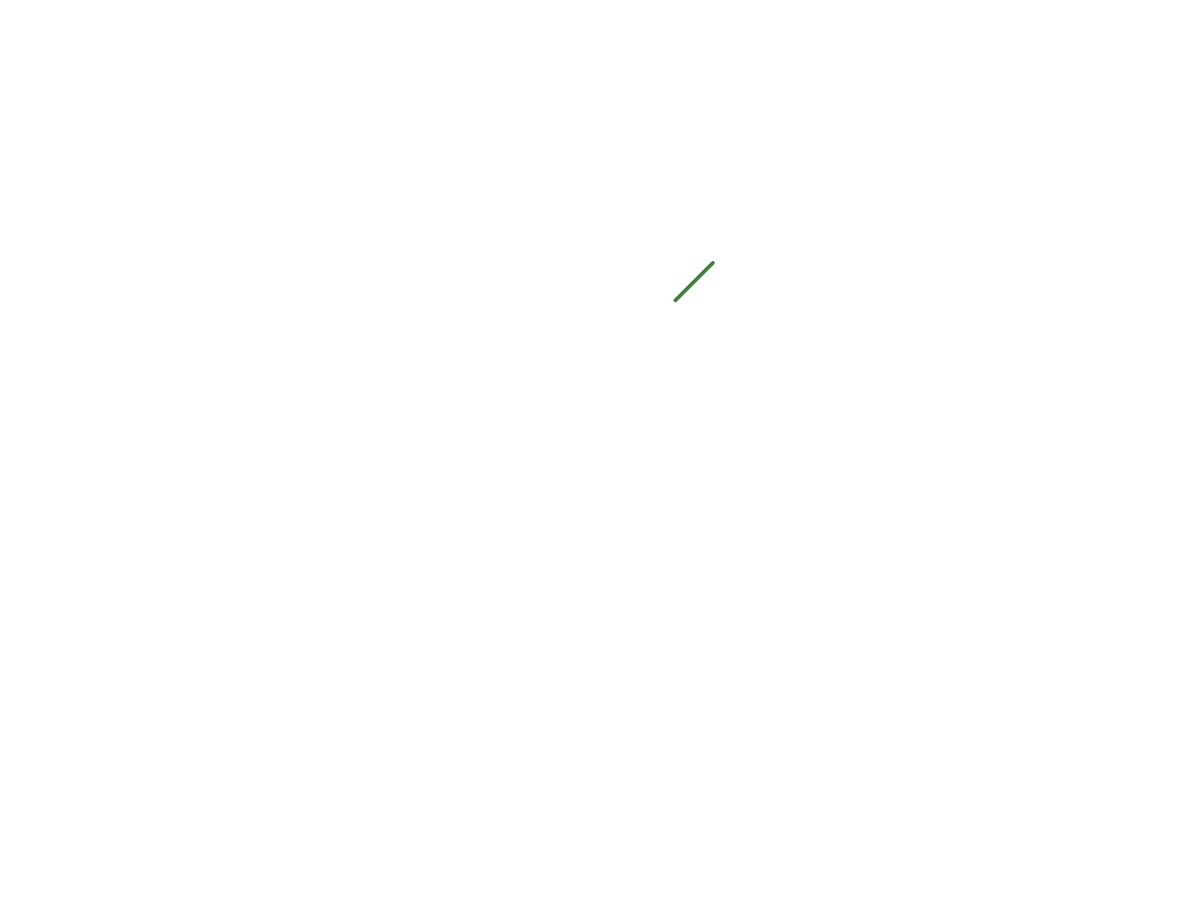
Frame 1 (no input)
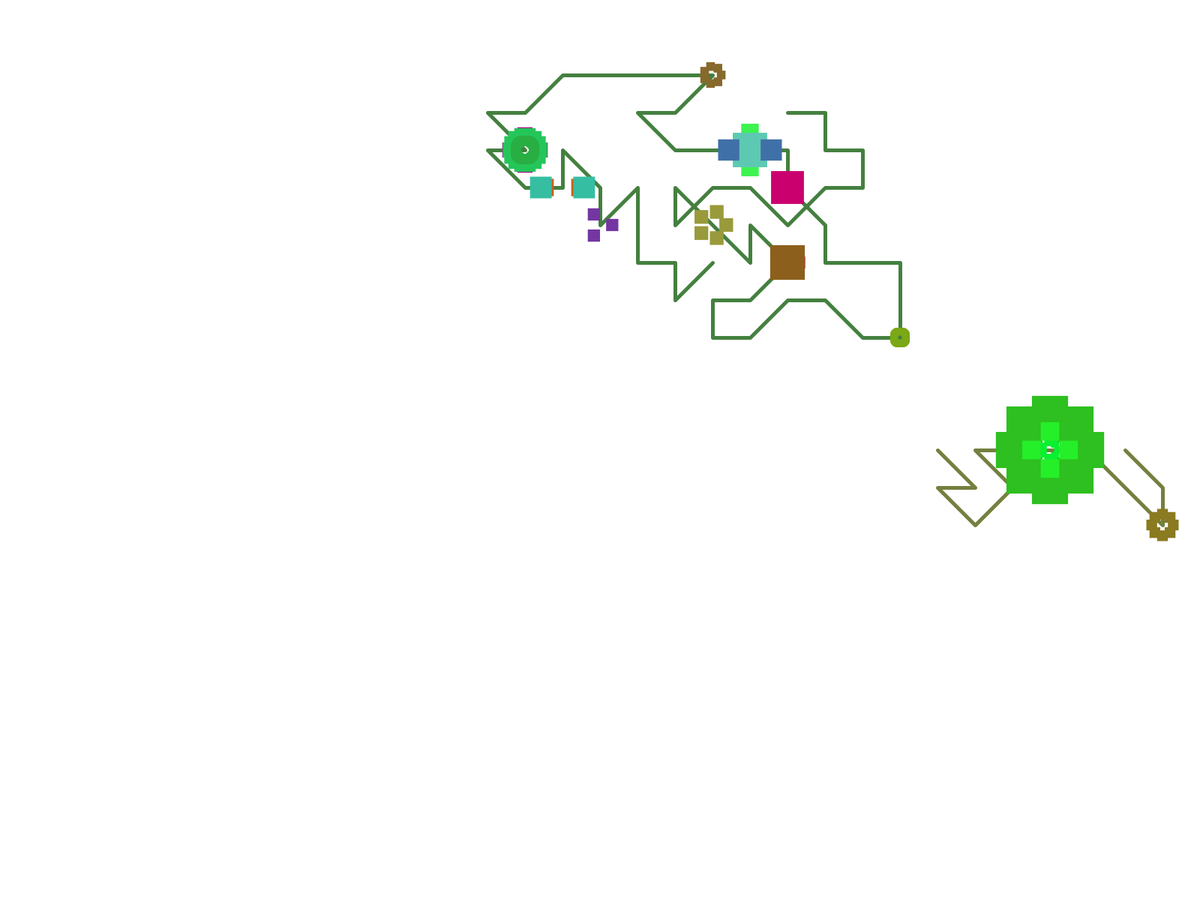
Frame 60 (the mouse pressed at the canvas centre just before this capture)
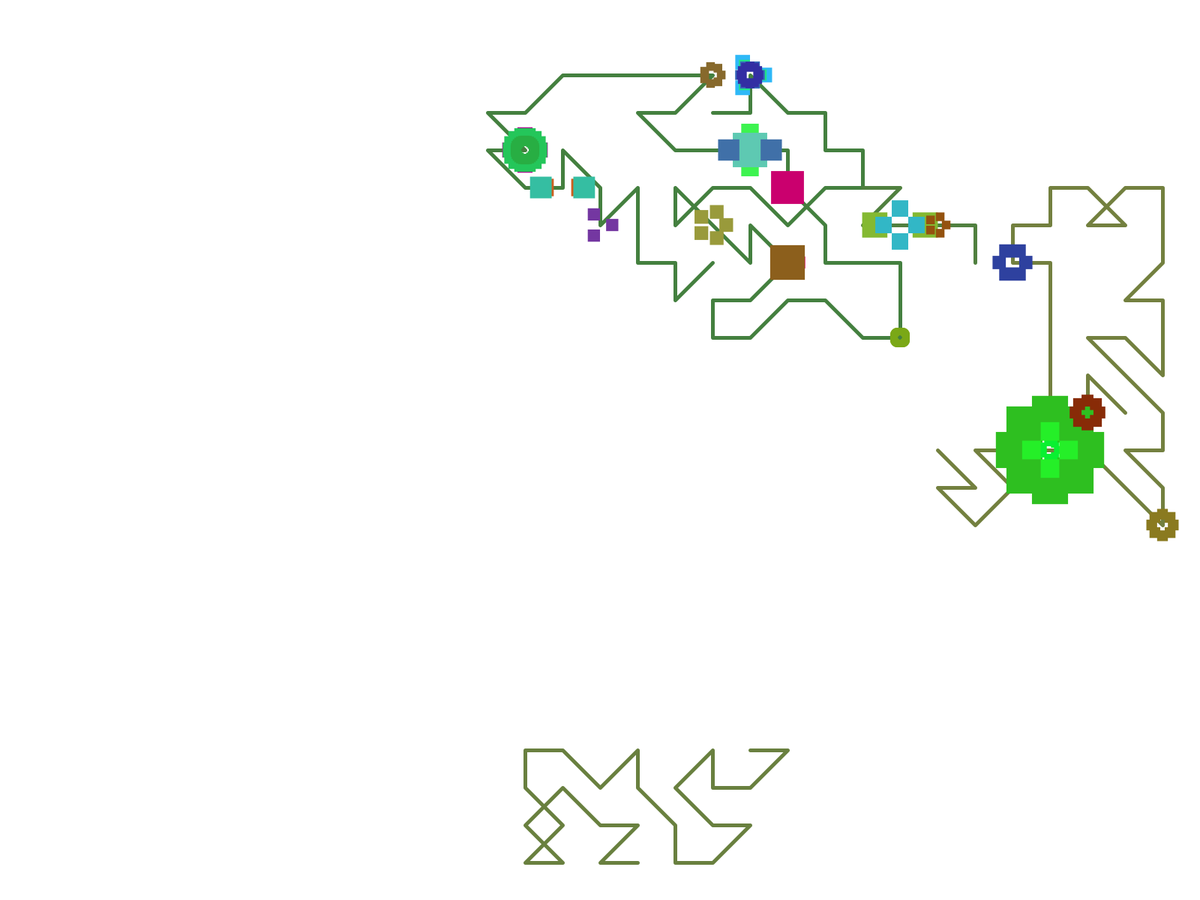
Frame 120 (the mouse held since frame 60 and released just before this capture)

The Processing sketch that drew these frames (run headless with seeded random() and noise(); from frame 60 on, the mouse is pressed at the canvas centre):

// Processing sketch: fleurs
// ── fleurs.pde

ArrayList<Stem> stems = new ArrayList<Stem>();

boolean dark = false;

void setup() {
  size(1920, 1080);
  fullScreen();
  colorMode(HSB);
  frameRate(20);
  stems.add(new Stem());
}

void draw() {
  background(0xFF);
  for (Stem s : stems) s.extend();
  if (stems.get(stems.size()-1).stuck) {
    stems.add(new Stem());
    if (stems.size()>8) stems.remove(0);
  }
  for (Stem s : stems) s.drawStem();
  for (Stem s : stems) s.drawFlowers();
  if (dark) background(0);
}

class Stem {
  ArrayList<PVector> path = new ArrayList<PVector>();
  color stemColor;
  ArrayList<Flower> flowers = new ArrayList<Flower>();
  float stemWeight = 10;
  boolean stuck = false;
  Stem() {
    path.add(new PVector((float)width/2 + round(random(-10, 10))*50, (float)height/2 + round(random(-10, 10))*50));
    stemColor = color(0x40+random(-20, 20), 0x80, 0x80);
    stemWeight = 5;
  }
  void extend() {
    boolean pointFound = false;
    for (int i=0; i<10 && !pointFound; i++) {
      stuck = false;
      PVector nextP = path.get(path.size()-1).copy();
      nextP.x += round(random(-1, 1))*50;
      nextP.y += round(random(-1, 1))*50;
      for (Stem s : stems) for (PVector p : s.path) if (PVector.dist(nextP, p)<1) stuck = true;
      if (nextP.x<0 || nextP.x>=width || nextP.y<0 || nextP.y>=height) stuck = true;
      if (stuck) continue;
      path.add(nextP);
      pointFound = true;
      if (random(1)<0.1) flowers.add(new Flower(nextP));
      stuck = false;
    }
  }
  void drawStem() {
    strokeWeight(stemWeight);
    stroke(stemColor);
    strokeJoin(ROUND);
    noFill();
    beginShape();
    for (PVector p : path) {
      vertex(p.x, p.y);
    }
    endShape(OPEN);
  }
  void drawFlowers() {
    for (Flower f : flowers) f.draw();
  }
}

class Flower {
  PVector pos;
  int nbLayers;
  int[] nbPetals;
  float[] petalSize;
  color[] c;
  Flower(PVector pos) {
    this.pos = pos;
    nbLayers = floor(random(1, 5));
    c = new color[nbLayers];
    nbPetals = new int[nbLayers];
    petalSize = new float[nbLayers];
    for (int i=0; i<nbLayers; i++) {
      nbPetals[i] = floor(random(1, 12));
      petalSize[i] = random(80.0, 160.0)/(nbPetals[i]+2);
      c[i] = color(random(0x100), random(0x80, 0x100), random(0x80, 0x100));
      if (i!=0 && random(1)<0.7) {
        nbPetals[i] = round(nbPetals[i-1] * pow(2, floor(random(5)/2)));
        petalSize[i] = petalSize[i-1] * random(0.5, 1.5);
        c[i] = lerpColor(c[i-1], c[i], 0.5);
      }
    }
  }
  void draw() {
    noStroke();
    for (int l = 0; l<nbLayers; l++) {
      fill(c[l]);
      for (int i=0; i<nbPetals[l]; i++) {
        float phase = (float)i/nbPetals[l]*TWO_PI;
        float len = petalSize[l];
        if (nbPetals[l]==1) len = 0;
        rectMode(CENTER);
        rect(pos.x+cos(phase)*len, pos.y+sin(phase)*len, petalSize[l], petalSize[l]);
      }
    }
  }
}

void keyPressed() {
  if (keyCode==BACKSPACE) dark^=true;
}
